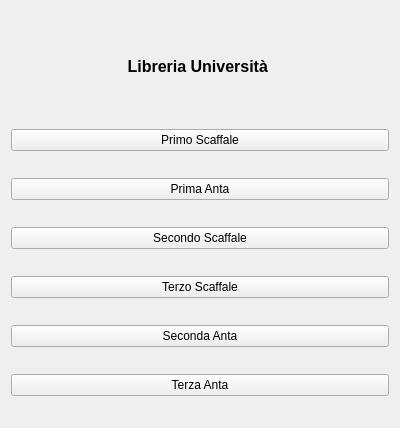
<?xml version="1.0" encoding="UTF-8"?>
<ui version="4.0">
 <class>WLibUni</class>
 <widget class="QWidget" name="WLibUni">
  <property name="geometry">
   <rect>
    <x>0</x>
    <y>0</y>
    <width>400</width>
    <height>428</height>
   </rect>
  </property>
  <property name="windowTitle">
   <string>Form</string>
  </property>
  <layout class="QVBoxLayout" name="verticalLayout">
   <item>
    <widget class="QLabel" name="label">
     <property name="enabled">
      <bool>true</bool>
     </property>
     <property name="sizePolicy">
      <sizepolicy hsizetype="Minimum" vsizetype="Fixed">
       <horstretch>0</horstretch>
       <verstretch>0</verstretch>
      </sizepolicy>
     </property>
     <property name="minimumSize">
      <size>
       <width>20</width>
       <height>70</height>
      </size>
     </property>
     <property name="font">
      <font>
       <family>Arial</family>
      </font>
     </property>
     <property name="frameShadow">
      <enum>QFrame::Plain</enum>
     </property>
     <property name="text">
      <string>&lt;html&gt;&lt;head/&gt;&lt;body&gt;&lt;p align=&quot;center&quot;&gt;&lt;span style=&quot; font-size:12pt; font-weight:700;&quot;&gt;Libreria Università &lt;/span&gt;&lt;/p&gt;&lt;/body&gt;&lt;/html&gt;</string>
     </property>
    </widget>
   </item>
   <item>
    <widget class="QPushButton" name="scaf1Btn">
     <property name="text">
      <string>Primo Scaffale</string>
     </property>
    </widget>
   </item>
   <item>
    <widget class="QPushButton" name="ant1Btn">
     <property name="text">
      <string>Prima Anta</string>
     </property>
    </widget>
   </item>
   <item>
    <widget class="QPushButton" name="scaf2Btn">
     <property name="text">
      <string>Secondo Scaffale</string>
     </property>
    </widget>
   </item>
   <item>
    <widget class="QPushButton" name="scaf3Btn">
     <property name="text">
      <string>Terzo Scaffale</string>
     </property>
    </widget>
   </item>
   <item>
    <widget class="QPushButton" name="ant2Btn">
     <property name="text">
      <string>Seconda Anta</string>
     </property>
    </widget>
   </item>
   <item>
    <widget class="QPushButton" name="ant3Btn">
     <property name="text">
      <string>Terza Anta</string>
     </property>
    </widget>
   </item>
  </layout>
 </widget>
 <resources/>
 <connections/>
</ui>
